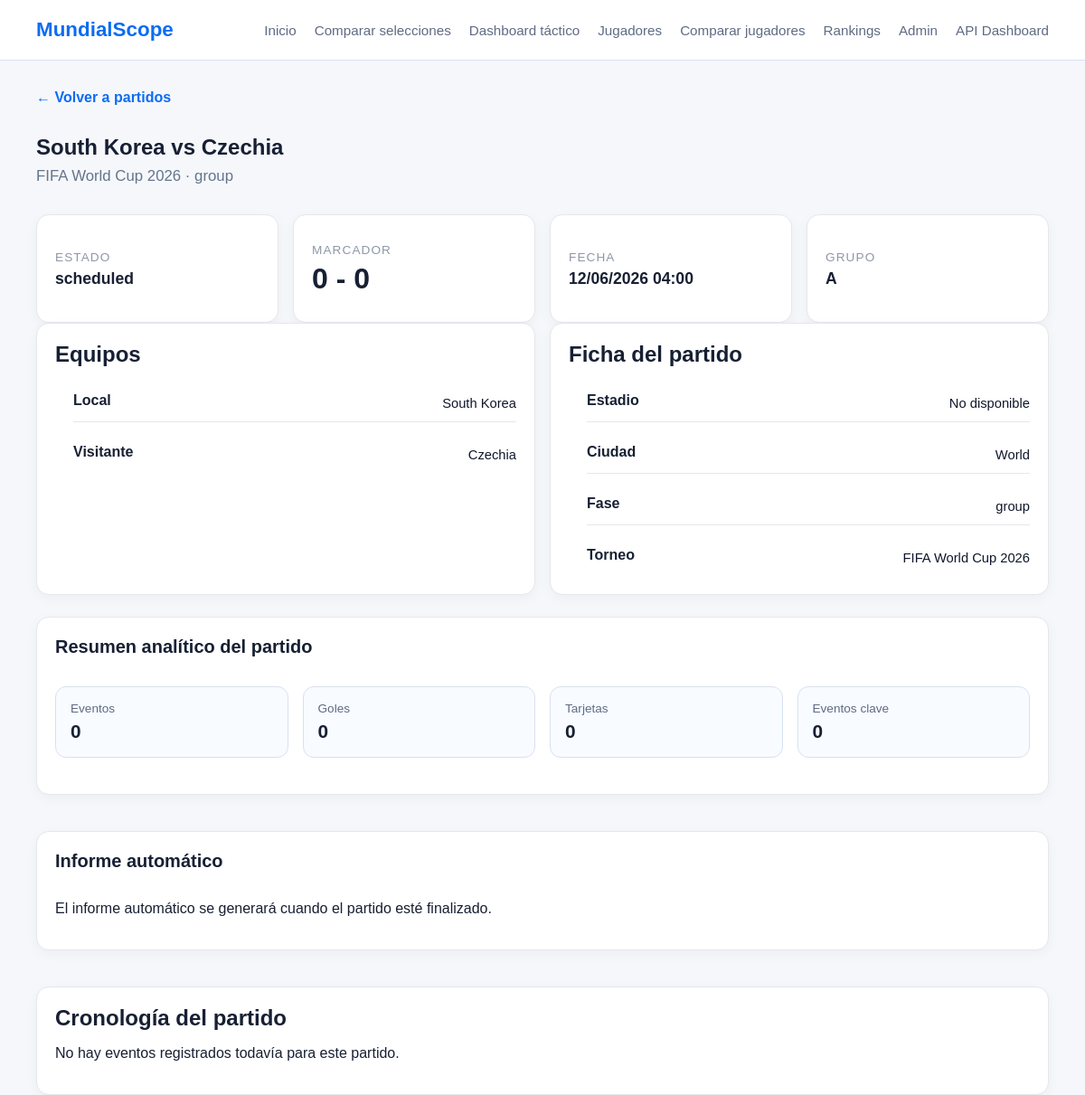
/matches/4/, run on an earlier commit of the app's database.
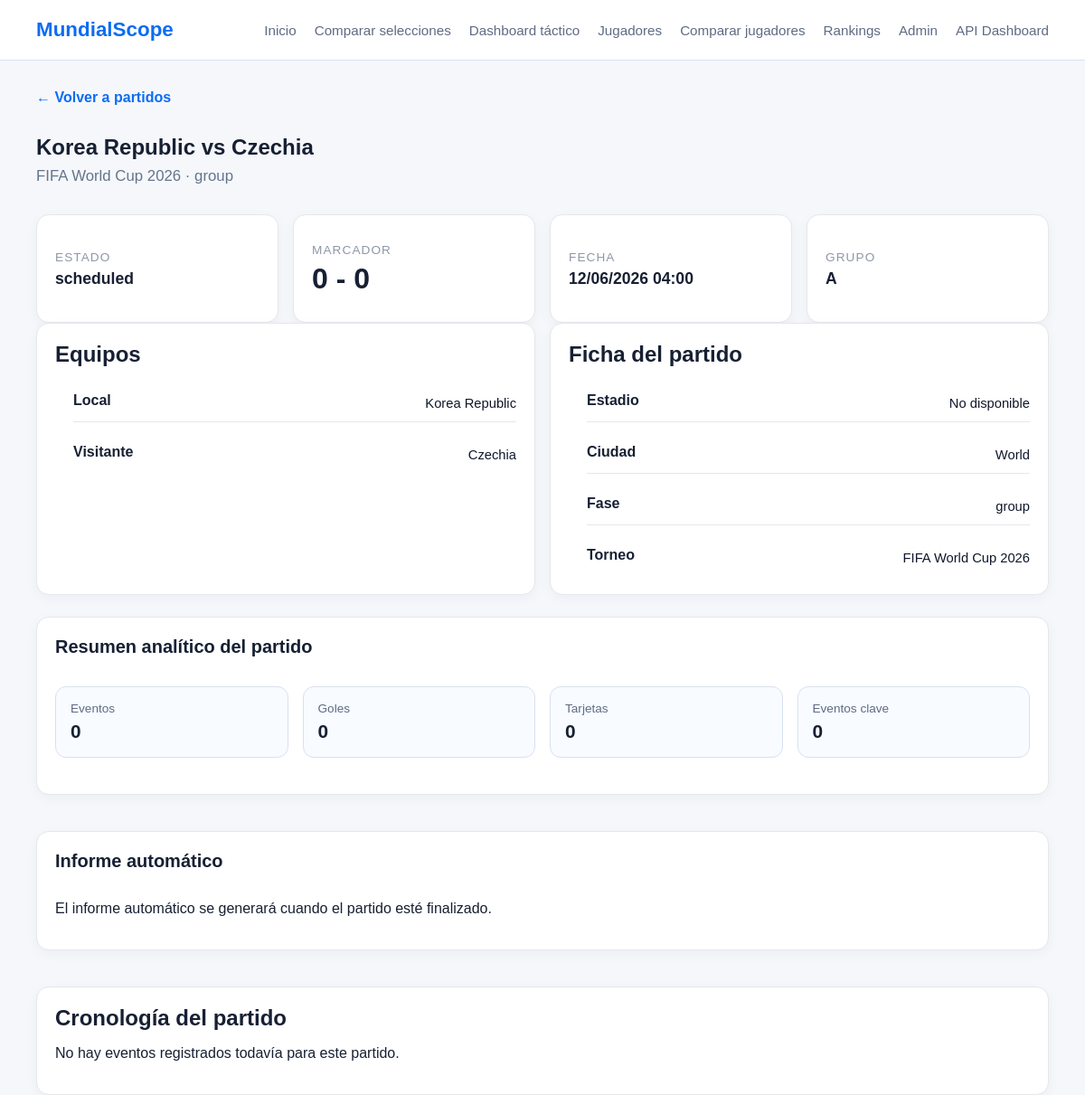
And on a later commit of the database.
### matches/models.py (models this page shows, shortened)
class Match(models.Model):
    class Stage(models.TextChoices):
        GROUP = "group", "Group Stage"
        ROUND_OF_32 = "round_32", "Round of 32"
        ROUND_OF_16 = "round_16", "Round of 16"
        QUARTERFINAL = "quarterfinal", "Quarterfinal"
        SEMIFINAL = "semifinal", "Semifinal"
        THIRD_PLACE = "third_place", "Third Place"
        FINAL = "final", "Final"
    class Status(models.TextChoices):
        SCHEDULED = "scheduled", "Scheduled"
        LIVE = "live", "Live"
        FINISHED = "finished", "Finished"
        POSTPONED = "postponed", "Postponed"
        CANCELLED = "cancelled", "Cancelled"
    tournament = models.ForeignKey(
        "matches.Tournament",
        on_delete=models.CASCADE,
        related_name="matches",
    )
    home_team = models.ForeignKey(
        "teams.Team",
        on_delete=models.CASCADE,
        related_name="home_matches",
    )
    away_team = models.ForeignKey(
        "teams.Team",
        on_delete=models.CASCADE,
        related_name="away_matches",
    )
    stage = models.CharField(max_length=20, choices=Stage.choices)
    group = models.CharField(max_length=1, blank=True)
    match_date = models.DateTimeField()
    stadium = models.CharField(max_length=120, blank=True)
    city = models.CharField(max_length=100, blank=True)
    status = models.CharField(
        max_length=20,
        choices=Status.choices,
        default=Status.SCHEDULED,
    )
    home_score = models.PositiveIntegerField(default=0)
    away_score = models.PositiveIntegerField(default=0)
    external_id = models.CharField(max_length=100, blank=True, null=True, unique=True)
    class Meta:
        ordering = ["match_date"]

class Tournament(models.Model):
    class TournamentType(models.TextChoices):
        WORLD_CUP = "world_cup", "World Cup"
        QUALIFIERS = "qualifiers", "Qualifiers"
        FRIENDLY = "friendly", "Friendly"
    name = models.CharField(max_length=150)
    year = models.PositiveIntegerField()
    host_country = models.CharField(max_length=100, blank=True)
    tournament_type = models.CharField(
        max_length=20,
        choices=TournamentType.choices,
        default=TournamentType.WORLD_CUP,
    )
    start_date = models.DateField(null=True, blank=True)
    end_date = models.DateField(null=True, blank=True)
    is_active = models.BooleanField(default=False)
    class Meta:
        ordering = ["-year", "name"]
        unique_together = ("name", "year")

### teams/models.py (models this page shows, shortened)
class Team(models.Model):
    class Confederation(models.TextChoices):
        UEFA = "UEFA", "UEFA"
        CONMEBOL = "CONMEBOL", "CONMEBOL"
        CONCACAF = "CONCACAF", "CONCACAF"
        CAF = "CAF", "CAF"
        AFC = "AFC", "AFC"
        OFC = "OFC", "OFC"
    name = models.CharField(max_length=100, unique=True)
    fifa_code = models.CharField(max_length=3, unique=True)
    confederation = models.CharField(max_length=10, choices=Confederation.choices)
    coach = models.CharField(max_length=100, blank=True)
    fifa_ranking = models.PositiveIntegerField(null=True, blank=True)
    group = models.CharField(max_length=1, blank=True)
    primary_color = models.CharField(max_length=7, blank=True)
    secondary_color = models.CharField(max_length=7, blank=True)
    is_active = models.BooleanField(default=True)
    external_id = models.CharField(max_length=100, blank=True, null=True, unique=True)
    class Meta:
        ordering = ["name"]

### matches/views.py (the view)
# urls.py: path("<int:pk>/", MatchDetailPageView.as_view(), name="match-page-detail"),
class MatchDetailPageView(DetailView):
    model = Match
    template_name = "matches/match_detail.html"
    context_object_name = "match"
    def get_queryset(self):
        return Match.objects.select_related(
            "tournament",
            "home_team",
            "away_team",
        ).prefetch_related(
            "events",
        )
    def get_context_data(self, **kwargs):
        context = super().get_context_data(**kwargs)
        events = self.object.events.all()
        goal_types = [
            MatchEvent.EventType.GOAL,
            MatchEvent.EventType.PENALTY_GOAL,
            MatchEvent.EventType.OWN_GOAL,
        ]
        card_types = [
            MatchEvent.EventType.YELLOW_CARD,
            MatchEvent.EventType.RED_CARD,
            MatchEvent.EventType.SECOND_YELLOW_RED,
        ]
        context["event_stats"] = {
            "total_events": events.count(),
            "goals": events.filter(event_type__in=goal_types).count(),
            "cards": events.filter(event_type__in=card_types).count(),
            "key_events": events.filter(is_key_event=True).count(),
            "substitutions": events.filter(event_type=MatchEvent.EventType.SUBSTITUTION).count(),
        }
        if self.object.status == Match.Status.FINISHED:
            context["match_report"] = generate_match_report(self.object)
        else:
            context["match_report"] = None
        return context

### templates/matches/match_detail.html (shortened to what the changed rows need)
{% extends "base.html" %}
{% block content %}
<section class="page-header">
    <a class="back-link" href="{% url 'matches:match-page-list' %}">← Volver a partidos</a>
    <h1>{{ match.home_team.name }} vs {{ match.away_team.name }}</h1>
    <p class="hero-text">
        {{ match.tournament.name }} {{ match.tournament.year }} · {{ match.stage }}
    </p>
</section>
<section class="kpi-grid team-kpis">
    <article class="card kpi-card">
        <span class="kpi-label">Estado</span>
        <strong class="kpi-value small">{{ match.status }}</strong>
    </article>
    <article class="card kpi-card">
        <span class="kpi-label">Marcador</span>
        <strong class="kpi-value">{{ match.home_score }} - {{ match.away_score }}</strong>
    </article>
    <article class="card kpi-card">
        <span class="kpi-label">Fecha</span>
        <strong class="kpi-value small">{{ match.match_date|date:"d/m/Y H:i" }}</strong>
    </article>
    <article class="card kpi-card">
        <span class="kpi-label">Grupo</span>
        <strong class="kpi-value small">{{ match.group|default:"-" }}</strong>
    </article>
</section>
<section class="content-grid team-detail-grid">
    <div class="card">
        <h2>Equipos</h2>
        <ul class="team-list">
            <li>
                <span>
                    <a href="{% url 'teams:team-page-detail' match.home_team.pk %}">
                        {{ match.home_team.name }}
                    </a>
                </span>
            </li>
            <li>
                <span>
                    <a href="{% url 'teams:team-page-detail' match.away_team.pk %}">
                        {{ match.away_team.name }}
                    </a>
                </span>
            </li>
        </ul>
    </div>
    <div class="card">
        <h2>Ficha del partido</h2>
        <ul class="team-list">
            <li><strong>Estadio</strong><span>{{ match.stadium|default:"No disponible" }}</span></li>
            <li><strong>Ciudad</strong><span>{{ match.city|default:"No disponible" }}</span></li>
            <li><strong>Fase</strong><span>{{ match.stage }}</span></li>
            <li><strong>Torneo</strong><span>{{ match.tournament.name }} {{ match.tournament.year }}</span></li>
        </ul>
    </div>
</section>
<section class="card standings-section">
    <div class="section-header">
        <h2>Resumen analítico del partido</h2>
    </div>
</section>
<section class="card standings-section">
    <div class="section-header">
        <h2>Informe automático</h2>
    </div>
</section>
<section class="card">
    <h2>Cronología del partido</h2>
</section>
{% endblock %}

What changed in the data, as far as the page shows it:
changed through a linked row, Match "scheduled": home_team.name "South Korea" → "Korea Republic"
